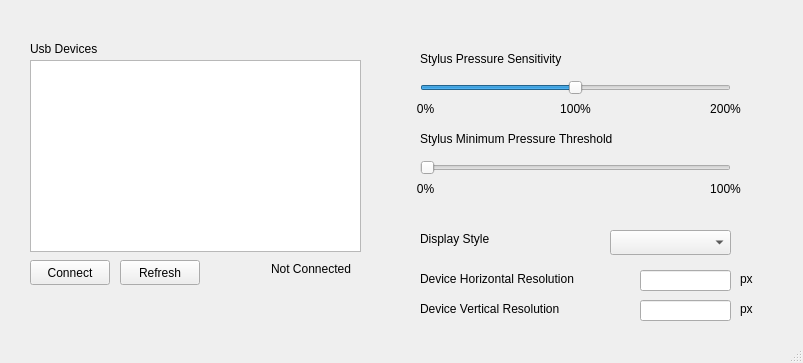
<?xml version="1.0" encoding="UTF-8"?>
<ui version="4.0">
 <class>MainWindow</class>
 <widget class="QMainWindow" name="MainWindow">
  <property name="geometry">
   <rect>
    <x>0</x>
    <y>0</y>
    <width>803</width>
    <height>363</height>
   </rect>
  </property>
  <property name="minimumSize">
   <size>
    <width>803</width>
    <height>363</height>
   </size>
  </property>
  <property name="maximumSize">
   <size>
    <width>803</width>
    <height>363</height>
   </size>
  </property>
  <property name="windowTitle">
   <string>Android Virtual Pen</string>
  </property>
  <property name="windowIcon">
   <iconset resource="icon.qrc">
    <normaloff>:/images/virtual-pen.svg</normaloff>:/images/virtual-pen.svg</iconset>
  </property>
  <widget class="QWidget" name="centralwidget">
   <widget class="QListWidget" name="usbDevicesListWidget">
    <property name="geometry">
     <rect>
      <x>30</x>
      <y>60</y>
      <width>331</width>
      <height>192</height>
     </rect>
    </property>
   </widget>
   <widget class="QPushButton" name="connectUsbButton">
    <property name="geometry">
     <rect>
      <x>30</x>
      <y>260</y>
      <width>80</width>
      <height>25</height>
     </rect>
    </property>
    <property name="text">
     <string>Connect</string>
    </property>
   </widget>
   <widget class="QLabel" name="label">
    <property name="geometry">
     <rect>
      <x>30</x>
      <y>40</y>
      <width>251</width>
      <height>17</height>
     </rect>
    </property>
    <property name="text">
     <string>Usb Devices</string>
    </property>
   </widget>
   <widget class="QSlider" name="pressureSensitivitySlider">
    <property name="geometry">
     <rect>
      <x>420</x>
      <y>80</y>
      <width>311</width>
      <height>16</height>
     </rect>
    </property>
    <property name="maximum">
     <number>100</number>
    </property>
    <property name="value">
     <number>50</number>
    </property>
    <property name="orientation">
     <enum>Qt::Orientation::Horizontal</enum>
    </property>
   </widget>
   <widget class="QLabel" name="label_2">
    <property name="geometry">
     <rect>
      <x>420</x>
      <y>50</y>
      <width>311</width>
      <height>17</height>
     </rect>
    </property>
    <property name="text">
     <string>Stylus Pressure Sensitivity</string>
    </property>
   </widget>
   <widget class="QLabel" name="label_3">
    <property name="geometry">
     <rect>
      <x>420</x>
      <y>130</y>
      <width>311</width>
      <height>17</height>
     </rect>
    </property>
    <property name="text">
     <string>Stylus Minimum Pressure Threshold</string>
    </property>
   </widget>
   <widget class="QSlider" name="minimumPressureSlider">
    <property name="geometry">
     <rect>
      <x>420</x>
      <y>160</y>
      <width>311</width>
      <height>16</height>
     </rect>
    </property>
    <property name="maximum">
     <number>100</number>
    </property>
    <property name="orientation">
     <enum>Qt::Orientation::Horizontal</enum>
    </property>
   </widget>
   <widget class="QLabel" name="connectionStatusLabel">
    <property name="geometry">
     <rect>
      <x>250</x>
      <y>260</y>
      <width>101</width>
      <height>17</height>
     </rect>
    </property>
    <property name="layoutDirection">
     <enum>Qt::LayoutDirection::LeftToRight</enum>
    </property>
    <property name="text">
     <string>Not Connected</string>
    </property>
    <property name="alignment">
     <set>Qt::AlignmentFlag::AlignRight|Qt::AlignmentFlag::AlignTrailing|Qt::AlignmentFlag::AlignVCenter</set>
    </property>
   </widget>
   <widget class="QLineEdit" name="deviceXSize">
    <property name="geometry">
     <rect>
      <x>640</x>
      <y>270</y>
      <width>91</width>
      <height>21</height>
     </rect>
    </property>
   </widget>
   <widget class="QLabel" name="label_5">
    <property name="geometry">
     <rect>
      <x>420</x>
      <y>270</y>
      <width>211</width>
      <height>17</height>
     </rect>
    </property>
    <property name="text">
     <string>Device Horizontal Resolution</string>
    </property>
   </widget>
   <widget class="QLineEdit" name="deviceYSize">
    <property name="geometry">
     <rect>
      <x>640</x>
      <y>300</y>
      <width>91</width>
      <height>21</height>
     </rect>
    </property>
    <property name="text">
     <string/>
    </property>
   </widget>
   <widget class="QLabel" name="label_6">
    <property name="geometry">
     <rect>
      <x>420</x>
      <y>300</y>
      <width>211</width>
      <height>17</height>
     </rect>
    </property>
    <property name="text">
     <string>Device Vertical Resolution</string>
    </property>
   </widget>
   <widget class="QComboBox" name="displayStyleComboBox">
    <property name="geometry">
     <rect>
      <x>610</x>
      <y>230</y>
      <width>121</width>
      <height>25</height>
     </rect>
    </property>
   </widget>
   <widget class="QLabel" name="label_7">
    <property name="geometry">
     <rect>
      <x>420</x>
      <y>230</y>
      <width>181</width>
      <height>17</height>
     </rect>
    </property>
    <property name="text">
     <string>Display Style</string>
    </property>
   </widget>
   <widget class="QPushButton" name="refreshUsbDevices">
    <property name="geometry">
     <rect>
      <x>120</x>
      <y>260</y>
      <width>80</width>
      <height>25</height>
     </rect>
    </property>
    <property name="text">
     <string>Refresh</string>
    </property>
   </widget>
   <widget class="QLabel" name="label_8">
    <property name="geometry">
     <rect>
      <x>550</x>
      <y>100</y>
      <width>51</width>
      <height>17</height>
     </rect>
    </property>
    <property name="text">
     <string>100%</string>
    </property>
    <property name="alignment">
     <set>Qt::AlignmentFlag::AlignCenter</set>
    </property>
   </widget>
   <widget class="QLabel" name="label_9">
    <property name="geometry">
     <rect>
      <x>700</x>
      <y>100</y>
      <width>51</width>
      <height>17</height>
     </rect>
    </property>
    <property name="text">
     <string>200%</string>
    </property>
    <property name="alignment">
     <set>Qt::AlignmentFlag::AlignCenter</set>
    </property>
   </widget>
   <widget class="QLabel" name="label_10">
    <property name="geometry">
     <rect>
      <x>400</x>
      <y>100</y>
      <width>51</width>
      <height>17</height>
     </rect>
    </property>
    <property name="text">
     <string>0%</string>
    </property>
    <property name="alignment">
     <set>Qt::AlignmentFlag::AlignCenter</set>
    </property>
   </widget>
   <widget class="QLabel" name="label_11">
    <property name="geometry">
     <rect>
      <x>740</x>
      <y>270</y>
      <width>51</width>
      <height>17</height>
     </rect>
    </property>
    <property name="text">
     <string>px</string>
    </property>
    <property name="alignment">
     <set>Qt::AlignmentFlag::AlignLeading|Qt::AlignmentFlag::AlignLeft|Qt::AlignmentFlag::AlignVCenter</set>
    </property>
   </widget>
   <widget class="QLabel" name="label_12">
    <property name="geometry">
     <rect>
      <x>740</x>
      <y>300</y>
      <width>51</width>
      <height>17</height>
     </rect>
    </property>
    <property name="text">
     <string>px</string>
    </property>
    <property name="alignment">
     <set>Qt::AlignmentFlag::AlignLeading|Qt::AlignmentFlag::AlignLeft|Qt::AlignmentFlag::AlignVCenter</set>
    </property>
   </widget>
   <widget class="QLabel" name="label_13">
    <property name="geometry">
     <rect>
      <x>400</x>
      <y>180</y>
      <width>51</width>
      <height>17</height>
     </rect>
    </property>
    <property name="text">
     <string>0%</string>
    </property>
    <property name="alignment">
     <set>Qt::AlignmentFlag::AlignCenter</set>
    </property>
   </widget>
   <widget class="QLabel" name="label_14">
    <property name="geometry">
     <rect>
      <x>700</x>
      <y>180</y>
      <width>51</width>
      <height>17</height>
     </rect>
    </property>
    <property name="text">
     <string>100%</string>
    </property>
    <property name="alignment">
     <set>Qt::AlignmentFlag::AlignCenter</set>
    </property>
   </widget>
  </widget>
  <widget class="QStatusBar" name="statusbar"/>
 </widget>
 <resources>
  <include location="icon.qrc"/>
 </resources>
 <connections/>
</ui>
